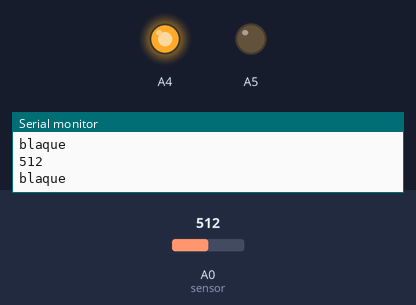
Bench run of a sketch on a simulated Arduino Nano, built with avr-gcc and run on an emulated ATmega328P. Parts: output pins drawn as LEDs (lit = HIGH), the last lines printed to the serial monitor. The test bench sets the inputs (shaded band); at power-on: A0 (sensor) = 512.

Above: at 1.3 s.
1.4 s: A0 (sensor) set to 388
2.9 s: A0 (sensor) set to 369
At 3.5 s:
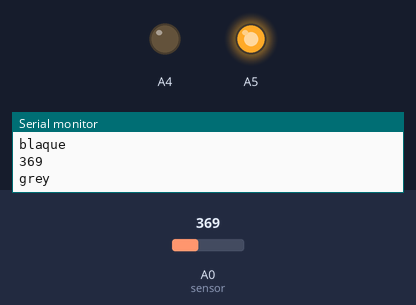
4.5 s: A0 (sensor) set to 292
6.0 s: A0 (sensor) set to 268
At 7.1 s:
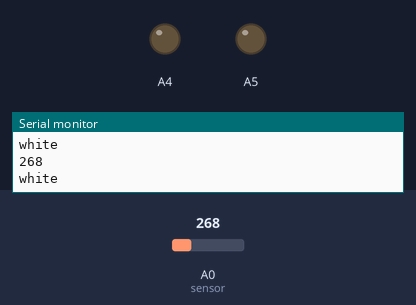
7.5 s: A0 (sensor) set to 290
At 8.3 s:
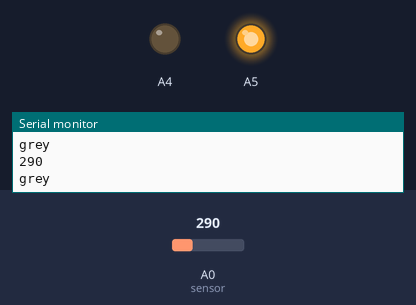
9.0 s: A0 (sensor) set to 270
At 9.4 s:
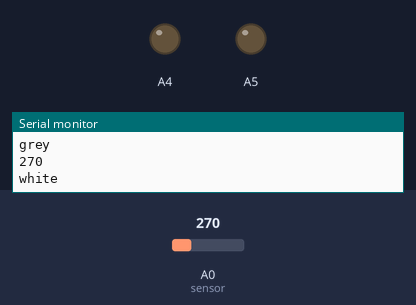
Timing chart, 0 to 11.5 s (numbered marks = the images above; inputs shaded):
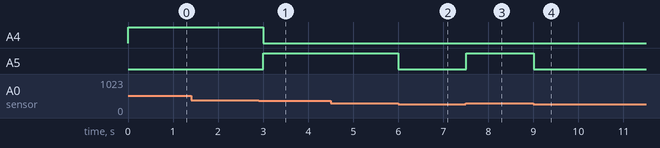

The sketch:

Sensor.ino
```cpp
const int sensor = A0;

void setup(){
  pinMode(A4, OUTPUT);
  pinMode(A5, OUTPUT);
  pinMode(A6, OUTPUT);
  pinMode(A0, INPUT);
  Serial.begin(9600);
}

void loop(){
  int value = analogRead(sensor);

  Serial.println(value);
  if (value > 380){
    Serial.println("blaque");
    digitalWrite(A5,LOW);
    digitalWrite(A6,LOW);
    digitalWrite(A4,HIGH);
  }
  else if (value > 280){
    Serial.println("grey");
    digitalWrite(A4,LOW);
    digitalWrite(A6,LOW);
    digitalWrite(A5,HIGH);
  }
  else{
    Serial.println("white");
    digitalWrite(A4,LOW);
    digitalWrite(A5,LOW);
    digitalWrite(A6,HIGH);
  }
  delay(500);
}
```

Measured:
- the behaviour switches between 381 and 380 on A0 (sensor) (found by bisection; images 0 and 1)
- the behaviour switches between 281 and 280 on A0 (sensor) (found by bisection; images 1 and 2)
- after the input at 2.9 s, A4: HIGH → LOW after 0.10 s; A5: LOW → HIGH after 0.10 s
- after the input at 6.0 s, A5: HIGH → LOW at once
- after the input at 7.5 s, A5: LOW → HIGH at once
- after the input at 9.0 s, A5: HIGH → LOW at once
